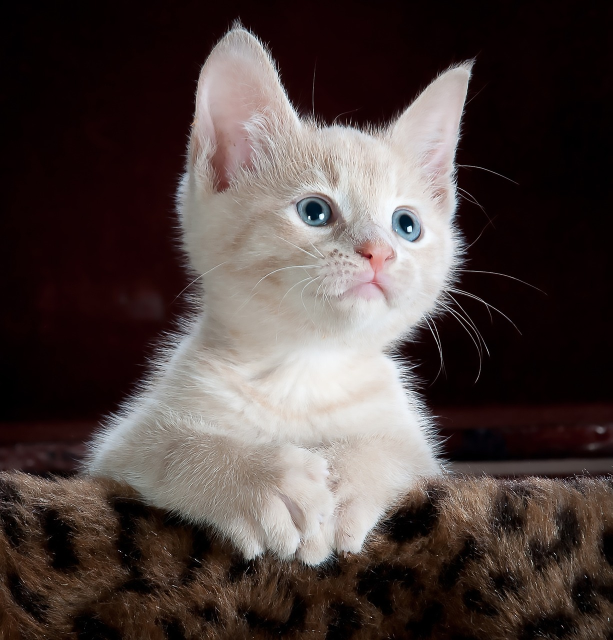
#> input picture Module_02/Singular_Value_Decomposition_Application/cat.jpeg, 1225 x 1280 px (shown at 1/2 size)
$ jupyter execute SVD_Application_For_ImageDenoising.ipynb
#> lines starting #> are read from the running program, lines starting #| are printed output that depends on the picture
[cell 1]
import math
import numpy as np
import cv2
import matplotlib.pyplot as plt

[cell 2]
def convertColorToGrayScale(image, ratio):
    image =  image.astype(np.uint64)
#     img_gray = (image[:,:,0]*ratio[0]+image[:,:,1]*ratio[1]+image[:,:,2]*ratio[2])/3
    img_gray = image @ ratio
    img_gray = img_gray.astype(np.uint8)
    return img_gray

[cell 3]
def main_application():
    #Read an colori mage
    color_image = cv2.imread("/content/cat-551554_640.jpg")
    #Resize an image to (300,300)
    color_image = cv2.resize(color_image, (300,300))
    #Convert image to grayscale
    ratio_for_grayscale = [0.2126, 0.7152, 0.0722]
    gray_image = convertColorToGrayScale(color_image, ratio_for_grayscale)
    #Save resized grayscale image to file gray_image.png
    cv2.imwrite("gray_image.png", gray_image)
    # Add Gaussian noise to gray image
    noise_gray_image = addNoiseToImage(gray_image, 0, 25)
    #Save noisy grayscale image to file noise_gray_image.png
    cv2.imwrite("noise_gray_image.png", noise_gray_image)
    #Perform image denois
    sigma_threshold = 300
    denoise_image = perform_image_denoise(noise_gray_image, sigma_threshold)
    cv2.imwrite("denoise_image.png", denoise_image)

[cell 4]
def addNoiseToImage(image, mean = 0, stddev= 25):
    #uncomment the following three lines of codes for another project
    """noise = np.random.normal(mean, stddev, image.shape)
    noise = np.where(noise > 0 , np.around(noise), 0)
    noise = noise.astype(np.uint8)
    np.save("noise.npy", noise)"""
    noise = np.load("noise.npy")
    # Add noise to image
    noisy_img = cv2.add(image, noise)
    return noisy_img

[cell 5]
color_image = cv2.imread("cat.jpeg")
#> color_image is the input picture: shape (1280, 1225, 3); mean B, G, R 64.1, 66.6, 78.3
color_image = cv2.resize(color_image, (300,300))
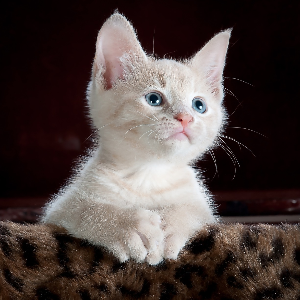
#> color_image: shape (300, 300, 3); mean B, G, R 63.9, 66.5, 78.2
ratio_for_grayscale = [0.2126, 0.7152, 0.0722]
gray_image = convertColorToGrayScale(color_image, ratio_for_grayscale)
#> in convertColorToGrayScale, `img_gray = image @ ratio`:
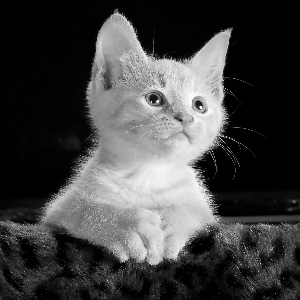
#> img_gray: shape (300, 300) float64; min 0, max 253.3, mean 66.8
noise_image = addNoiseToImage(gray_image)
#> (reads Module_02/Singular_Value_Decomposition_Application/noise.npy from the repository)
#> in addNoiseToImage, `noisy_img = cv2.add(image, noise)`:
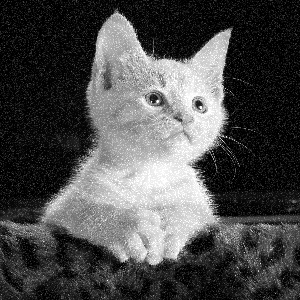
#> noisy_img: shape (300, 300); min 0, max 255, mean 76.2
avg_org = np.sum(gray_image)/(gray_image.shape[0]*gray_image.shape[1])
#> avg_org = 66.33
avg_noise = np.sum(noise_image)/(gray_image.shape[0]*gray_image.shape[1])
#> avg_noise = 76.23
print("avg_org: ", round(avg_org,2))
#| avg_org:  66.33
print("avg_noise: ", round(avg_noise,2))
#| avg_noise:  76.23

[cell 6]
def perform_image_denoise(noise_image, sigma_threshold):
    # Calculate U (u), (s) and V (vh)
#> called with sigma_threshold = 200
    u, s, vh = np.linalg.svd(noise_image)
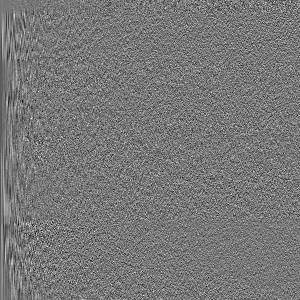
#> u: shape (300, 300) float64; min -0.273, max 0.305, mean -0.00016; drawn with min black and max white
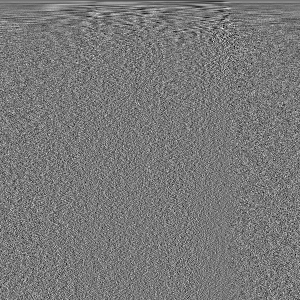
#> vh: shape (300, 300) float64; min -0.278, max 0.307, mean -0.000179; drawn with min black and max white
#> s = 300 values, max 30608.4 at index 0, min 0.303 at index 299, mean 507.6
    # Remove sigma values below sigma_threshold
    s_cleaned = np.where(s<sigma_threshold,0,s)
#> s_cleaned = 300 values, max 30608.4 at index 0, min 0 at index 185, mean 469.6
    s_cleaned = np.diag(s_cleaned)
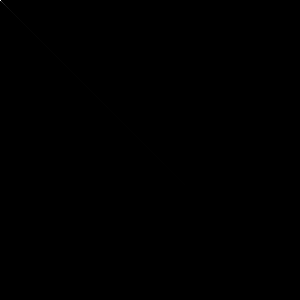
#> s_cleaned: shape (300, 300) float64; min 0, max 30608.4, mean 1.6; drawn with min black and max white
    img_denoised = u@s_cleaned@vh
    return img_denoised

[cell 7]
def compute_rms_error(matrix1, matrix2):
    matrix = (matrix1-matrix2)**2
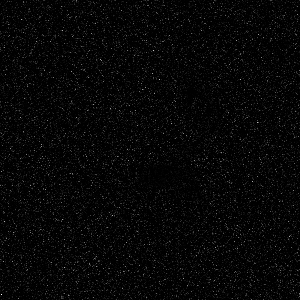
#> matrix: shape (300, 300) float64; min 1.13e-08, max 11225.2, mean 298.8; drawn with min black and max white
    result = np.mean(matrix)
#> result = 298.8
    result = math.sqrt(result)
#> result = 17.28
    return result

[cell 8]
def compute_cosine_similarity(matrix1, matrix2):
    matrix1 = matrix1.flatten()
    matrix1 = matrix1/np.linalg.norm(matrix1)
    matrix2 = matrix2.flatten()
    matrix2 = matrix2/np.linalg.norm(matrix2)
    result = matrix1.dot(matrix2)
    return result

[cell 9]
#Read an colori mage
color_image = cv2.imread("cat.jpeg")
color_image = cv2.resize(color_image, (300,300))
ratio_for_grayscale = [0.2126, 0.7152, 0.0722]
gray_image = convertColorToGrayScale(color_image, ratio_for_grayscale)
noise_gray_image = addNoiseToImage(gray_image, 0, 25)

sigma_threshold = 200
denoise_image = perform_image_denoise(noise_gray_image, sigma_threshold)
plt.imshow(denoise_image,cmap='gray')
plt.show()
similarity = compute_rms_error(denoise_image,gray_image)
#> similarity = 17.28
print("rms", round(similarity,2))
#| rms 17.28

[cell 10]
#Read an colori mage
color_image = cv2.imread("cat.jpeg")
color_image = cv2.resize(color_image, (300,300))
ratio_for_grayscale = [0.2126, 0.7152, 0.0722]
gray_image = convertColorToGrayScale(color_image, ratio_for_grayscale)
noise_gray_image = addNoiseToImage(gray_image, 0, 25)
#Perform image denois
sigma_threshold = 200
denoise_image = perform_image_denoise(noise_gray_image, sigma_threshold)
plt.imshow(denoise_image,cmap='gray')
plt.show()
similarity = compute_cosine_similarity(denoise_image,gray_image)
#> in compute_cosine_similarity, `result = matrix1.dot(matrix2)`: result = 0.99
#> similarity = 0.99
print("similarity", round(similarity,4))
#| similarity 0.9895

[cell 11]
def find_best_sigma_image_denoise(noise_image, orignial_image, metric = 0, sigma_range= 1000):
    # Calculate U (u), (s) and V (vh)
#> called with metric = 0, sigma_range = 1000
    u, s, vh = np.linalg.svd(noise_image)
    # Select the best threshold that has mininum RMS error
    evaluation_history = []
    for i in range(1, sigma_range):
        # Remove sigma values below sigma_threshold
        s_cleaned = np.where(s<i,0,s)
        s_cleaned = np.diag(s_cleaned)
        img_denoised = u@s_cleaned@vh
        if (metric == 0):
            similarity = compute_cosine_similarity(orignial_image, img_denoised)
            evaluation_history.append(similarity)
        else:
            error = compute_rms_error(orignial_image, img_denoised)
            evaluation_history.append(error)
#> after the loop, evaluation_history = 999 values, max 0.99 at index 504, min 0.987 at index 972, mean 0.989
    if metric == 0:
        max_list = max(evaluation_history)
#> max_list = 0.99
        best_index = evaluation_history.index(max_list)
#> best_index = 504
    else:
        min_list = min(evaluation_history)
        best_index = evaluation_history.index(min_list)
    return best_index, evaluation_history

[cell 12]
def find_best_sigma_based_cosine():
    #Read an colori mage
    color_image = cv2.imread("cat.jpeg")
    #Resize an image to (300,300)
    color_image = cv2.resize(color_image, (300,300))
    #Convert image to grayscale
    ratio_for_grayscale = [0.2126, 0.7152, 0.0722]
    gray_image = convertColorToGrayScale(color_image, ratio_for_grayscale)
    #Save resized grayscale image to file gray_image.png
    cv2.imwrite("gray_image.png", gray_image)
    # Add Gaussian noise to gray image
    noise_gray_image = addNoiseToImage(gray_image, 0, 25)
    #Save noisy grayscale image to file noise_gray_image.png
    cv2.imwrite("noise_gray_image.png", noise_gray_image)
    metric = 0 # for cosine similarity
    best_threshold, evaluation_history = find_best_sigma_image_denoise(noise_gray_image,
    gray_image, metric)
#> best_threshold = 504
    print("best sigma: ", best_threshold)
#| best sigma:  504
find_best_sigma_based_cosine()

[cell 13]
def find_best_sigma_based_cosine():
    #Read an colori mage
    color_image = cv2.imread("cat.jpeg")
    #Resize an image to (300,300)
    color_image = cv2.resize(color_image, (300,300))
    #Convert image to grayscale
    ratio_for_grayscale = [0.2126, 0.7152, 0.0722]
    gray_image = convertColorToGrayScale(color_image, ratio_for_grayscale)
    #Save resized grayscale image to file gray_image.png
    cv2.imwrite("gray_image.png", gray_image)
    # Add Gaussian noise to gray image
    noise_gray_image = addNoiseToImage(gray_image, 0, 25)
    #Save noisy grayscale image to file noise_gray_image.png
    cv2.imwrite("noise_gray_image.png", noise_gray_image)
    metric = 1 # for RMSE
    best_threshold, evaluation_history = find_best_sigma_image_denoise(noise_gray_image,
    gray_image, metric)
#> the loop in find_best_sigma_image_denoise (call 2), `for i in range(1, sigma_range):` made 999 passes
#> error on passes 1 to 12: 17.47, 17.47, 17.47, 17.47, 17.47, 17.47, 17.47, 17.47, 17.47, 17.47, 17.47, 17.47
#> error on passes 61 to 66: 17.46, 17.46, 17.46, 17.46, 17.46, 17.46
#> best_threshold = 546; evaluation_history = 999 values, max 17.92 at index 972, min 16.21 at index 546, mean 16.99
    print("best sigma: ", best_threshold)
#| best sigma:  546
find_best_sigma_based_cosine()

[cell 14]
def plot_chart_based_cosine():
    #Read an colori mage
    color_image = cv2.imread("cat.jpeg")
    #Resize an image to (300,300)
    color_image = cv2.resize(color_image, (300,300))
    #Convert image to grayscale
    ratio_for_grayscale = [0.2126, 0.7152, 0.0722]
    gray_image = convertColorToGrayScale(color_image, ratio_for_grayscale)
    #Save resized grayscale image to file gray_image.png
    cv2.imwrite("gray_image.png", gray_image)
    # Add Gaussian noise to gray image
    noise_gray_image = addNoiseToImage(gray_image, 0, 25)
    #Save noisy grayscale image to file noise_gray_image.png
    cv2.imwrite("noise_gray_image.png", noise_gray_image)
    metric = 0 # for cosine similarity
    best_threshold, evaluation_history = find_best_sigma_image_denoise(noise_gray_image,
    gray_image, metric)
#> best_threshold = 504; evaluation_history = 999 values, max 0.99 at index 504, min 0.987 at index 972, mean 0.989
    plt.plot(evaluation_history)
    plt.xlabel("Sigma Threshold")
    plt.ylabel("Cosine Similarity")
    plt.show()
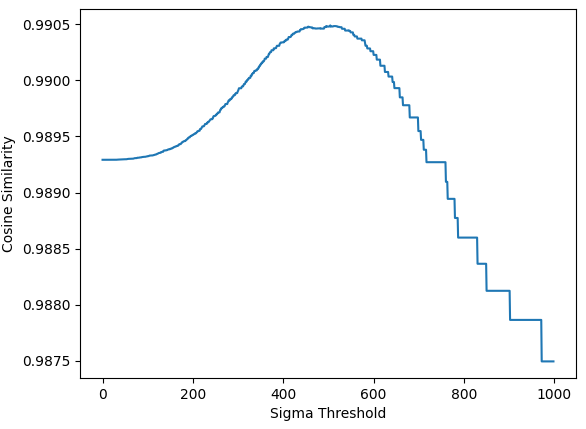
#> figure drawn by matplotlib, 1 panel; curve peaks at x = 504, y = 0.99
plot_chart_based_cosine()

[cell 15]
def plot_chart_based_rmse():
    #Read an colori mage
    color_image = cv2.imread("cat.jpeg")
    #Resize an image to (300,300)
    color_image = cv2.resize(color_image, (300,300))
    #Convert image to grayscale
    ratio_for_grayscale = [0.2126, 0.7152, 0.0722]
    gray_image = convertColorToGrayScale(color_image, ratio_for_grayscale)
    #Save resized grayscale image to file gray_image.png
    cv2.imwrite("gray_image.png", gray_image)
    # Add Gaussian noise to gray image
    noise_gray_image = addNoiseToImage(gray_image, 0, 25)
    #Save noisy grayscale image to file noise_gray_image.png
    cv2.imwrite("noise_gray_image.png", noise_gray_image)
    metric = 1 # for cosine similarity
    best_threshold, evaluation_history = find_best_sigma_image_denoise(noise_gray_image,
    gray_image, metric)
    plt.plot(evaluation_history)
    plt.xlabel("Sigma Threshod")
    plt.ylabel("RMSE")
    plt.show()
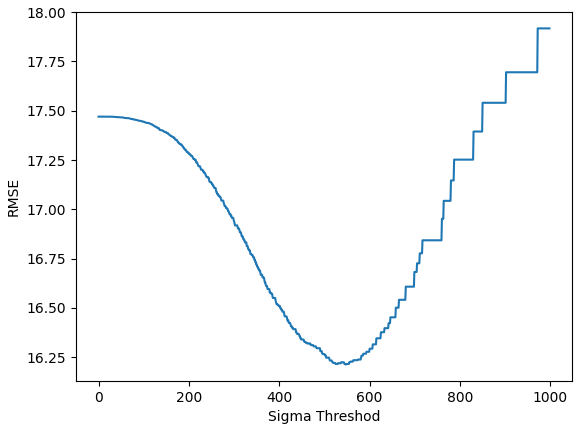
#> figure drawn by matplotlib, 1 panel; curve peaks at x = 972, y = 17.92
plot_chart_based_rmse()
